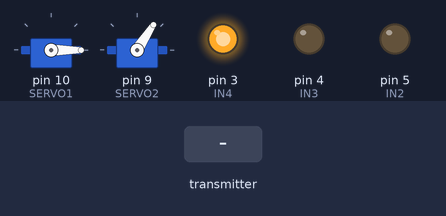
A program run on a simulated Arduino Uno, built with avr-gcc and run on an emulated ATmega328P. Shown: 2 × servo, output pins drawn as LEDs (lit = HIGH). The inputs (shaded band) are chosen by the test bench. No radio packets arrive unless stated; pins used as bus, display or sensor lines are not drawn.

Above: at 1.2 s.
1.3 s: the transmitter starts sending code.2 = 1
At 2.3 s:
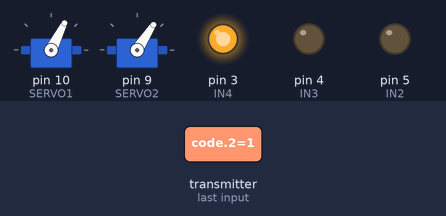
2.9 s: the transmitter starts sending code.2 = 0
At 4.4 s:
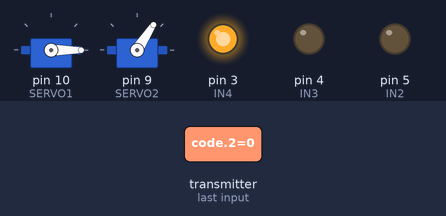
Timing chart, 0 to 5.9 s (numbered marks = the images above; inputs shaded):
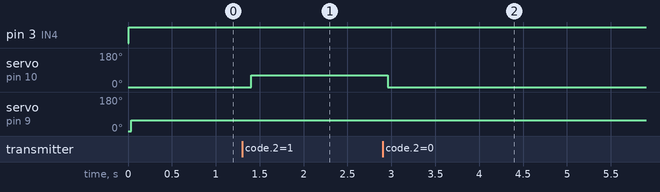

Measured:
- after the input at 1.3 s, servo on pin 10 (SERVO1): 0° → 63° after 0.10 s
- after the input at 2.9 s, servo on pin 10 (SERVO1): 63° → 0° after 0.06 s

The program:

main.cpp
```cpp
// điều khiển xe đập bóng
#include <control.h>
#include <Setup.h>

int code[4];

// int  yAxis; //attack
// int X, Y; // move

Control Car; // Khai báo biến Move cho class Control để sử dụng
SetUp Read; // Khai báo biến Read cho class SetUp để sử dụng

void setup()
{
  // Serial.begin(9600); // Khởi tạo bắt đầu

  SetUp::Set(); // Khởi tạo bắt đầu cho NRF24L01
  Car.init();

}

void loop()
{

  SetUp::Read(&code, sizeof(code));// Gọi hàm đọc giá trị truyền từ TX
  // Serial.println("mang: ");
  // Serial.print("right-X");
  // Serial.println(code[0]);
  // Serial.print("Right-Y");
  // Serial.println(code[1]);
  // Serial.print("left-X");
  // Serial.println(code[2]);
  // Serial.print("Left-Y");
  // Serial.println(code[3]);
  // delay(100);
  // Move.rightOrLeft();
  //go ahead and go back

  if (code[1] >170)// Nếu như giá trị xung nhận được nhỏ hơn 100 thì xe di chuyển về sau
  {
    Car.goBack();
  }
  else if (code[1] <90)// Nếu như giá trị xung nhận được lớn hơn 140 thì xe di chuyển tiến tới phía trước
  {
    Car.goAhead();
  }
  else
  {
    Car.Stop();// nếu không thỏa điều kiện trên thì mô tơ k hoạt động
  }
  //turn right or turn left
  Car.rightOrLeft(code[0]);
  // Serial.print("tron: ");
  // Serial.println(code[2]);
  //attack punch
  Car.Punch(code[3]);// Gọi hàm điều khiển servo cần gạc
  Car.kep(code[2]);
  // delay(20);
}
```

Setup.h
```cpp
#ifndef SETUP_H
#define SETUP_H
#include <Arduino.h>
#include <SPI.h>
#include <nRF24L01.h>
#include <RF24.h>

#define CE  7
#define CSN 8
#define Chanel 93 // Thiết lập kênh truyền/nhận cho RF24L01
#define Bandwidth 250 // Thiết lập tốc độ nhận truyền của NRF24L01

RF24 radio(CE, CSN); // CE, CSN
const byte address[6] = "00001";


class SetUp // Tạo class  cho NRF24L01
{
  public:
    static void Set(); // hàm khởi tạo setup
    static void Read(void* code, uint8_t len); // hàm đọc giá trị
};

void SetUp::Set() // Định nghĩa hàm Set trong class SetUp
{
    // Serial.println("setup...");
    radio.begin(); // Bắt đầu khởi động radio(NRF24L01)
    radio.openReadingPipe(1, address);
    radio.setPALevel(RF24_PA_MIN);// cai dat bo khuech dai cong suat o muc MAX, HiGH, LOW, MIN (0, -6, -12, -18 dBm)
    radio.setChannel(Chanel);// 125 kenh tu 0-124, TX va RX phai cung kenh
    radio.setDataRate(RF24_250KBPS);//Toc do truyen du lieu trong khong khi
    radio.startListening();// cai dat module la RX
}

void SetUp::Read(void *code, uint8_t len)// Định nghĩa hàm đọc giá trị truyền của NRF24L01
{
    // Sersial.println("read ......");
    if (radio.available())// Nếu radio tồn tại cùng với nhau thì thực hiện
    {
        radio.read(code, len);// Đọc các giá trị truyền từ TX(NRF24L01)
        // Serial.println("read ...");
    }
}

#endif
```

control.h
```cpp
#ifndef CONTROL_H
#define CONTROL_H
#include <Arduino.h>
#include <Servo.h>

#define IN1 6 // khởi tạo chân mô tơ điều khiển bánh xe
#define IN2 5
#define IN3 4
#define IN4 3
#define SERVO1 10
#define SERVO2 9

Servo punch; // Khai báo động cơ servo
Servo turn;  // Khai báo động cơ servo
Servo KEP;
bool check = false;
class Control // Lập 1 class để điều khiển
{
public:
    Control()
    {
        // Serial.begin(9600);
    }
    void init();
    void Punch(int b);       // Hàm điều khiển cần gạc
    void rightOrLeft(int y); // Hàm điều khiển rẽ phải rẽ trái
    void Stop();
    void kep(int b);
    void goAhead(); // Hàm điều khiển bánh xe đi lên phía trước
    void goBack();  // Hàm điều khiển bánh xe đi lùi về sau
};

void Control::init()
{
    pinMode(IN1, OUTPUT); // Thiết lập chân số IN1 là chân OUTPUT
    pinMode(IN2, OUTPUT);
    pinMode(IN3, OUTPUT);
    pinMode(IN4, OUTPUT);
    KEP.attach(SERVO1); // khởi tạo/ thiết lập chân 8 cho servo
    punch.attach(SERVO2);

    KEP.write(0);
    punch.write(0);
    Stop();
}

void Control::Punch(int b) // Định nghĩa hàm Punch
{
    punch.attach(SERVO2);
    // SetUp::Init();// Gọi hàm đọc giá trị nhận từ modul NRF24L01
    int pos = map(b, 0, 255, 0, 120); // biến đổi giá trị xung từ 0-255 thành 0-120 độ
    if (pos < 57)
        pos = 57;
    punch.write(pos); // Điều khiển servo quay với góc pos độ
    delay(30);
    punch.detach();
    // Serial.println("pos: ");
    // Serial.println(pos);
    // punch.detach();
}

void Control::kep(int b) // Định nghĩa hàm Punch
{
    KEP.attach(SERVO1);
    int goc;
    if (b == 1)
    {
        // check = !check;
goc = 90;
    }
    else
    goc = 0;


    // SetUp::Init();// Gọi hàm đọc giá trị nhận từ modul NRF24L01
    int pos = map(goc, 0, 255, 0, 180); // biến đổi giá trị xung từ 0-255 thành 0-120 độ
    KEP.write(pos);                     // Điều khiển servo quay với góc pos độ

    delay(50);
    KEP.detach();
    // punch.detach();
}

void Control::rightOrLeft(int y) // Định nghĩa hàm rẽ trái rẽ phải
{

    // Serial.println("R or L");
    // int pos = map (y, 0, 255, 0, 100); // Biến đổi giá trị xung từ 0-255 thành 0-100 độ
    // turn.write(y < 80 ? 60 : (y > 180? 120 :90));// Điều khiển servo quay với góc pos độ
    if (y > 170) // rẽ phải
    {
        // Serial.println("rẽ phải");
        digitalWrite(IN1, HIGH);
        digitalWrite(IN2, LOW);
        digitalWrite(IN3, LOW);
        digitalWrite(IN4, LOW);
    }
    if (y < 90) // rẽ trái
    {
        // Serial.println("rẽ trái");
        digitalWrite(IN1, LOW);
        digitalWrite(IN2, LOW);
        digitalWrite(IN3, LOW);
        digitalWrite(IN4, HIGH);
    }

    delay(30);
}
void Control::Stop() // Định nghĩa hàm dừng xe
{
    // Serial.println("stop");
    digitalWrite(IN1, LOW);
    digitalWrite(IN2, LOW);
    digitalWrite(IN3, LOW);
    digitalWrite(IN4, LOW);
}

void Control::goBack() // Định nghĩa hàm chạy lui về sau
{
    // Serial.println("Go back");

    digitalWrite(IN1, 0);
    digitalWrite(IN2, 1);
    digitalWrite(IN3, 1);
    digitalWrite(IN4, 0);
}

void Control::goAhead() // Định nghĩa hàm điều khiển xe chạy tới về phía trước
{
    // Serial.println("Go ahead");
    digitalWrite(IN1, HIGH);
    digitalWrite(IN2, LOW);
    digitalWrite(IN3, LOW);
    digitalWrite(IN4, HIGH);
}

#endif
```
